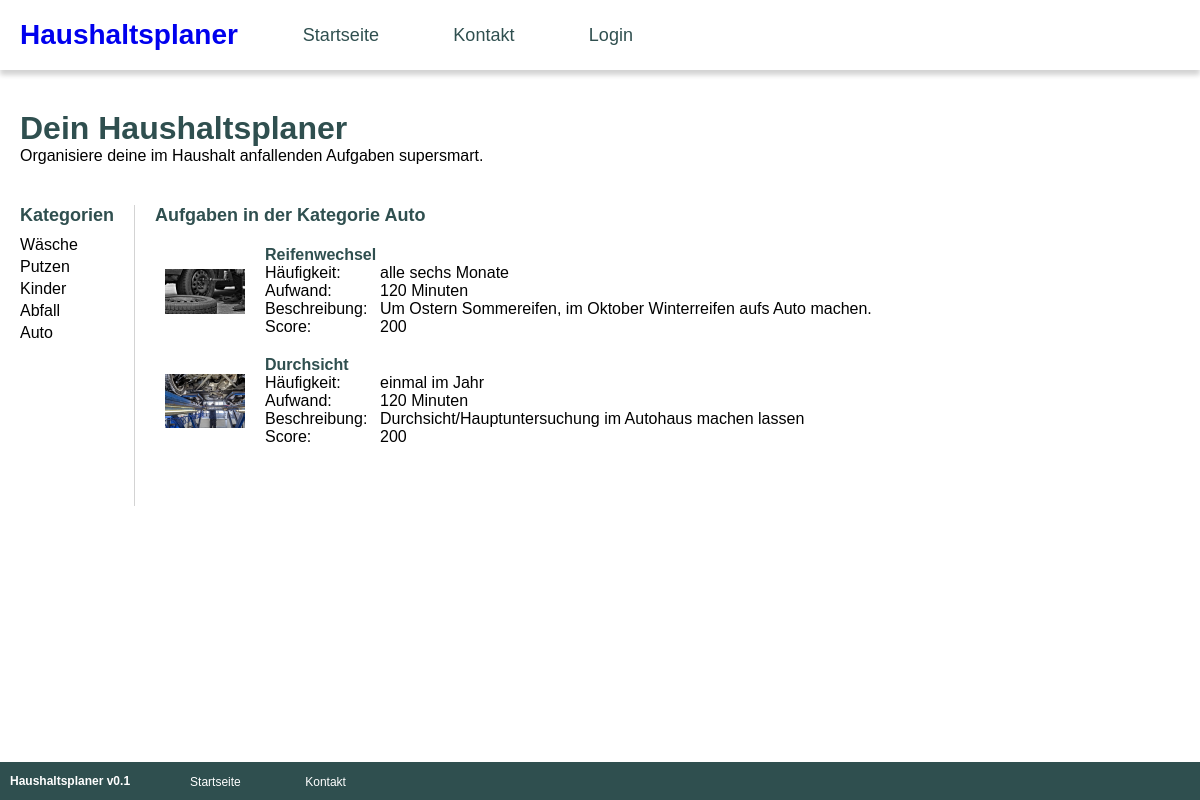
/kategorie.php?category=Auto, run on the app's committed database.
### tables this page shows
CREATE TABLE `aufgaben` (
  `id` int(11) NOT NULL AUTO_INCREMENT,
  `name` varchar(127) NOT NULL,
  `haeufigkeit` int(11) DEFAULT NULL,
  `beschreibung` varchar(255) DEFAULT NULL,
  `score` int(11) DEFAULT NULL,
  `aufwand` int(11) DEFAULT NULL,
  `bild` varchar(255) DEFAULT NULL,
  `kategorie` varchar(127) DEFAULT NULL,
  PRIMARY KEY (`id`)
);

CREATE TABLE `lookuphaeufigkeit` (
  `id` int(11) NOT NULL AUTO_INCREMENT,
  `name` varchar(127) NOT NULL,
  `days` int(11) NOT NULL,
  PRIMARY KEY (`id`)
);

### php/functions.php (called while the page is built, shortened)
<?php
    function getKategorien(){
        $mysqli = dbConnect();
        $result = $mysqli->query("SELECT DISTINCT kategorie FROM aufgaben");
        while($row = $result->fetch_assoc()){
            $kategorien[] = $row;
        }
        return $kategorien;
    }
    function getAufgabenNachKategorie($kategorie){
        $mysqli = dbConnect();
        $statement = $mysqli->prepare("SELECT a.id AS id, a.name AS name, a.bild AS bild, a.beschreibung AS beschreibung, a.score AS score, a.aufwand AS aufwand, lh.name AS haeufigkeit FROM aufgaben AS a INNER JOIN lookuphaeufigkeit AS lh ON a.haeufigkeit = lh.id WHERE a.kategorie = ? LIMIT 50");
        $statement->bind_param("s",$kategorie);
        $statement->execute();
        $result = $statement->get_result();
        $aufgaben = $result->fetch_all(MYSQLI_ASSOC);
        return $aufgaben;
    }
?>

### kategorie.php (the view, shortened to what this page needs)
<?php require "php/functions.php" ?>
<?php
    if(isset($_GET['category'])){
        $seitenKategorie = urldecode($_GET['category']);
    }else{
        $seitenKategorie = "*";
    }
?>
<DOCTYPE html>
<html lang="de">
<head>
    <link rel="stylesheet" href="css/styles.css">
</head>
<body>
    <?php include "includes/nav.php" ?>
    <?php include "includes/header.php" ?>
    <main>
        <div class="seitenmenue">
            <div class="menue-ueberschrift">Kategorien</div>
            <?php $kategorien = getKategorien() ?>
            <?php
                foreach($kategorien as $kategorie){
                    ?>
                        <a href="kategorie.php?category=<?php echo urlencode($kategorie['kategorie']) ?>"><?php echo $kategorie['kategorie'] ?></a>
                    <?php
                }
            ?>
        </div>
        <div class="inhaltsbereich">
            <div class="menue-ueberschrift">Aufgaben in der Kategorie <?php echo $seitenKategorie ?></div>
            <?php $aufgaben = getAufgabenNachKategorie($seitenKategorie) ?>
            <?php foreach($aufgaben as $aufgabe): ?>
                    <div class="aufgabe">
                        <div class="aufgabe-bild">
                            <img src="<?php
                                if (! empty($aufgabe['bild'])){
                                    echo $aufgabe['bild'];
                                } else {
                                    echo "figures/aufgabe_altImg_640.jpg";
                                }
                            ?>" alt="Bild der Aufgabe.">
                        </div>
                        <div class="aufgabe-text">
                            <div class="aufgabe-name"><?php echo $aufgabe['name'] ?></div>
                            <div class="aufgabe-eigenschaften">
                                <div class="eigenschaft">
                                    <div>Häufigkeit:</div>
                                    <div><?php echo $aufgabe['haeufigkeit'] ?></div>
                                </div>
                                <div class="eigenschaft">
                                    <div>Aufwand:</div>
                                    <div><?php echo $aufgabe['aufwand'] ?> Minuten</div>
                                </div>
                                <div class="eigenschaft">
                                    <div>Beschreibung:</div>
                                    <div><?php echo $aufgabe['beschreibung'] ?></div>
                                </div>
                                <div class="eigenschaft">
                                    <div>Score:</div>
                                    <div><?php echo $aufgabe['score'] ?></div>
                                </div>
                            </div>
                        </div>
                    </div>
            <?php endforeach; ?>
        </div>
    </main>
    <?php include "includes/footer.php" ?>
</body>
</html>

### css/styles.css (style rules this page uses)
* { margin: 0; padding: 0; box-sizing: border-box; }
body { font-family: sans-serif; min-height: 100%; color: black; }

### css/colors.css (style rules this page uses)
:root { --headline-font-color: darkslategray; --nav-links-font-color: var(--headline-font-color); --footer-bg-color: var(--headline-font-color); --nonstandard-text-font-color: darkolivegreen; --highlight-nav-link-font-color: var(--nonstandard-text-font-color); --light-accent-color: lightgray; --accent-color: white; --default-text-color: black; }

### css/main-styles.css (style rules this page uses)
main { display: grid; grid-template-columns: auto 1fr; column-gap: 20px; padding: 0px 20px 0px 20px; }
.menue-ueberschrift { color: var(--headline-font-color); margin-bottom: 10px; font-size: 18px; font-weight: bold; }
.seitenmenue { border-right: thin solid lightgray; padding-right: 20px; }
.seitenmenue a { display: block; text-decoration: none; color: black; font-size: 16px; margin-bottom: 4px; }
.inhaltsbereich { margin-bottom: 50px; }
.aufgabe { max-width: 300px; min-width: 100%; display: grid; grid-template-columns: 80px 1fr; column-gap: 20px; padding: 10px; }
.aufgabe .aufgabe-bild { align-self: center; }
.aufgabe .aufgabe-bild img { width: 80px; display: block; }
.aufgabe .aufgabe-text { color: black; }
.aufgabe .aufgabe-text .aufgabe-name { color: var(--headline-font-color); font-weight: bold; }
.eigenschaft { display: grid; grid-template-columns: 105px 1fr; column-gap: 10px; }

### data on the page
aufgaben: bild (picture), name "Reifenwechsel", lookuphaeufigkeit.name "alle sechs Monate", aufwand "120", beschreibung "Um Ostern Sommereifen, im Oktober Winterreifen aufs Auto machen.", score "200"
aufgaben: bild (picture), name "Durchsicht", lookuphaeufigkeit.name "einmal im Jahr", aufwand "120", beschreibung "Durchsicht/Hauptuntersuchung im Autohaus machen lassen", score "200"

### other printed values
$kategorie['kategorie'] "Wäsche"
$kategorie['kategorie'] "Putzen"
$kategorie['kategorie'] "Kinder"
$kategorie['kategorie'] "Abfall"
$kategorie['kategorie'] "Auto"
$seitenKategorie "Auto"
